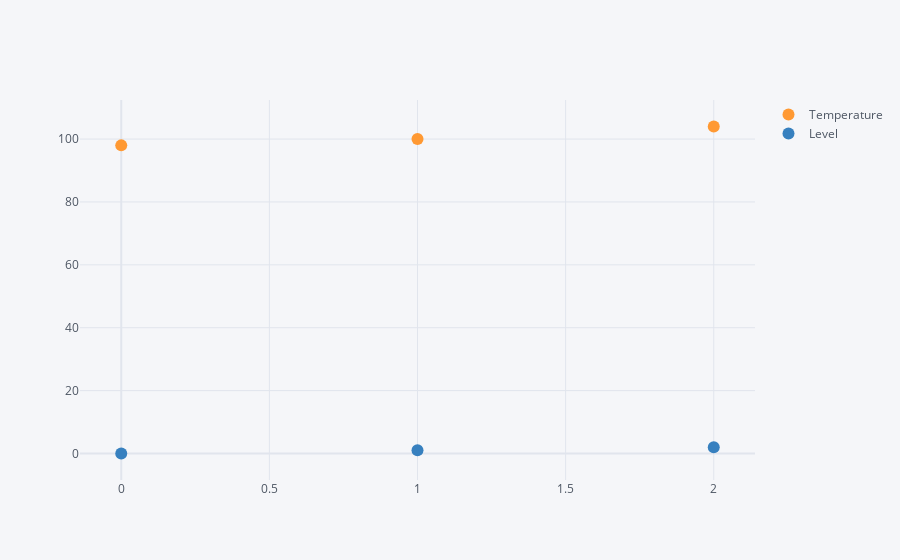

Write notebook code for a chart like this one.
### Code cell
data1[['Temperature','Level']].iplot(kind ='scatter', mode ='markers')

### Figure 1 — Plotly figure (JSON) as saved in the notebook; plotly's stock layout.template omitted (floating-point values rounded to 4 significant figures)
{"data": [{"line": {"color": "rgba(255, 153, 51, 1.0)", "dash": "solid", "shape": "linear", "width": 1.3}, "marker": {"size": 12, "symbol": "circle"}, "mode": "markers", "name": "Temperature", "text": "", "type": "scatter", "x": [0, 1, 2], "y": [98, 100, 104]}, {"line": {"color": "rgba(55, 128, 191, 1.0)", "dash": "solid", "shape": "linear", "width": 1.3}, "marker": {"size": 12, "symbol": "circle"}, "mode": "markers", "name": "Level", "text": "", "type": "scatter", "x": [0, 1, 2], "y": [0, 1, 2]}], "layout": {"legend": {"bgcolor": "#F5F6F9", "font": {"color": "#4D5663"}}, "paper_bgcolor": "#F5F6F9", "plot_bgcolor": "#F5F6F9", "title": {"font": {"color": "#4D5663"}}, "xaxis": {"gridcolor": "#E1E5ED", "showgrid": true, "tickfont": {"color": "#4D5663"}, "title": {"font": {"color": "#4D5663"}, "text": ""}, "zerolinecolor": "#E1E5ED"}, "yaxis": {"gridcolor": "#E1E5ED", "showgrid": true, "tickfont": {"color": "#4D5663"}, "title": {"font": {"color": "#4D5663"}, "text": ""}, "zerolinecolor": "#E1E5ED"}}}
